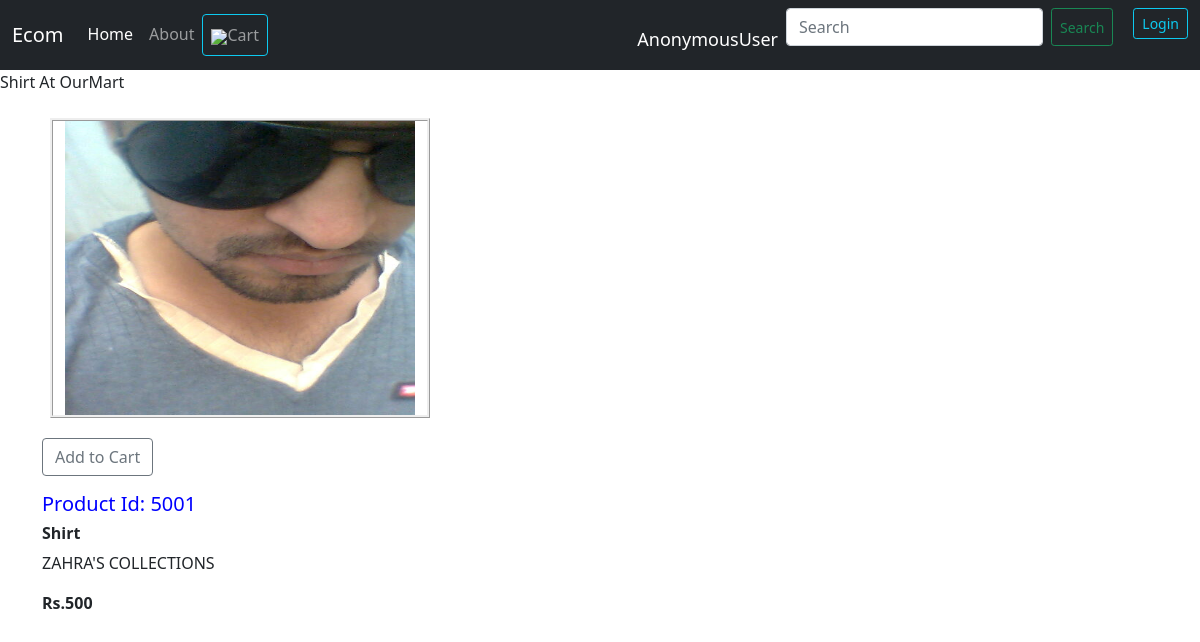
Screenshot of /prodview/1 with the database file from the repository.
### stores/models/products.py (models this page shows, shortened)
class Product(models.Model):
	name = models.CharField(max_length=100)
	description = models.CharField(max_length=500, default="", null=True)
	category = models.ForeignKey(Categorie, on_delete=models.CASCADE)
	price = models.IntegerField(default=0)
	image = models.ImageField(upload_to='static/images/')
	image2 = models.ImageField(upload_to='static/images/', null=True, default="")
	image3 = models.ImageField(upload_to='static/images/', null=True, default="")

### stores/views.py (the view)
# urls.py: path('prodview/<int:myid>', views.prodview, name='prodview'),
def prodview(request, myid):
	product = Product.objects.filter(id=myid)
	context = {'product':product[0]}
	return render(request, 'stores/prodview.html', context)

### stores/templates/stores/prodview.html (shortened to what this page needs)
{% extends 'stores/main.html' %}
{% block content %}
{% block title%} {{product.name}} At OurMart {% endblock %}
    <div class="container my-4">
    <div class="row">
    <div class="col-md-4">
    <div class="row">
        <img src="{{product.image.url}}" width="200px" height="300px" class="pic" >
    </div>
<form action="/" method="POST" class="btn-block">
                    <input type="submit" class="btn btn-outline-secondary" value="Add to Cart">
                </form>
    </div>
    <div class="col-mt-3">
    <div class="col-md-8">
    	<h4>Product Id: 500{{product.id}}</h4>
        <h6><b>{{product.name}}</b></h6>
        <p>{{product.description}}</p>
        <p><b>Rs.{{product.price}} </b></p>
     </div>
    </div>
    </div>
</div>
{% endblock %}

### stores/templates/stores/prodview.html (style rules this page uses)
h4 { color: blue; font-size: 20px; }
.pic { float: left; margin: 0 0 20px 20px; border: transparent; border: ridge; }

### rows the page displays
Product: name "Shirt", image (picture), id "1", description "ZAHRA'S COLLECTIONS", price "500"

### other values shown
{{ request.user }} "AnonymousUser"
